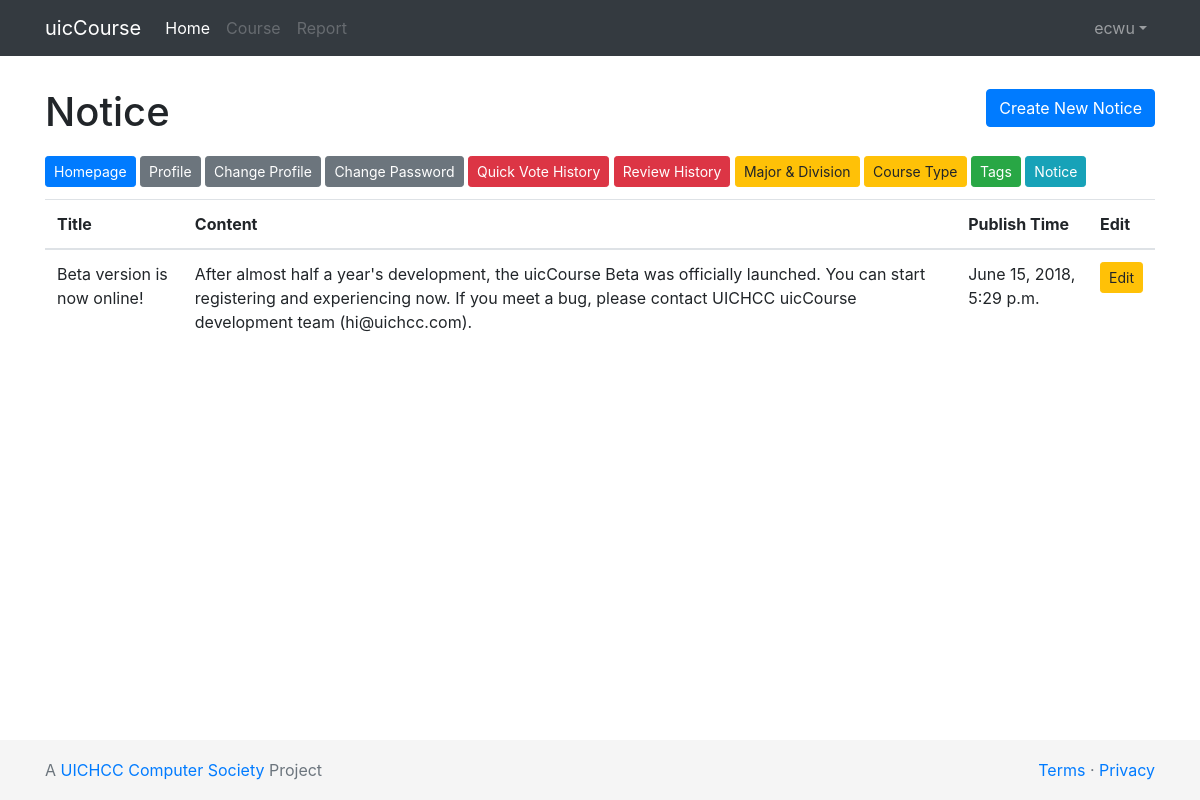
Page /dashboard/notices/ (signed in) on the committed database.
### dashboard/models.py (models this page shows, shortened)
class Notice(models.Model):
    title = models.CharField(max_length=128)
    content = models.TextField(default='')
    publish_date = models.DateTimeField(auto_now_add=True)
    update_time = models.DateTimeField(auto_now=True)
    is_visible = models.BooleanField(default=True)
    class Meta:
        ordering = ['-update_time']

### dashboard/views.py (the view)
# urls.py: path('dashboard/notices/', views.notice_page, name='notice_page'),
@staff_member_required
def notice_page(request):
    notices = Notice.objects.all()
    return render(request, 'dashboard/notice.html', {'notices': notices})

### dashboard/templates/dashboard/notice.html (shortened to what this page needs)
<!doctype html>
<html lang="en">
<head>
    <link href="https://cdn.bootcss.com/bootstrap/4.1.1/css/bootstrap.min.css" rel="stylesheet">
    {% load static %}
</head>
<body>
{% include "index/header.html" %}
{% include "index/messager.html" %}
<main role="main" class="container mb-5">
    <div class="d-flex justify-content-between align-items-center">
        <h1 class="mt-md-3">Notice</h1>
        {% if user.is_superuser or user.is_staff %}
        <a href="{% url 'notice_create' %}" class="btn btn-primary">Create New Notice</a>
        {% endif %}
    </div>
    {% include "dashboard/functions.html" %}
    <div class="table-responsive">
        <table class="table">
            <thead>
                <tr>
                    <th scope="col">Title</th>
                    <th scope="col">Content</th>
                    <th scope="col">Publish Time</th>
                    <th scope="col">Edit</th>
                </tr>
            </thead>
            <tbody>
                {% if notices %}
                    {% for notice in notices %}
                    <tr>
                        <td>{{ notice.title }}</td>
                        <td>{{ notice.content }}</td>
                        <td>{{ notice.publish_date }}</td>
                        <td><a href="{% url 'notice_modify' notice.id %}" class="btn btn-sm btn-warning">Edit</a></td>
                    {% endfor %}
                {% else %}
                    <tr>
                        <td colspan="5" class="text-center">No Record</td>
                    </tr>
                {% endif %}
            </tbody>
        </table>
    </div>
</main>
{% include "index/footer.html" %}
</body>
</html>

### dashboard/templates/index/header.html (shortened to what this page needs)
<header>
    <nav class="navbar navbar-expand-lg navbar-dark bg-dark">
        <div class="container">
            <a class="navbar-brand" href="{% url 'welcome_page' %}">uicCourse</a>
            <div class="collapse navbar-collapse" id="topNavigationBar">
                <ul class="navbar-nav mr-auto">
                    <li class="nav-item active">
                        <a class="nav-link" href="{% url 'welcome_page' %}">Home <span class="sr-only">(current)</span></a>
                    </li>
                    <li class="nav-item">
                        <a class="nav-link disabled" href="{% url 'course_list_page' %}">Course</a>
                    </li>
                    <li class="nav-item">
                        <a class="nav-link disabled" href="#">Report</a>
                    </li>
                </ul>
                <ul class="navbar-nav">
                    {% if user.is_anonymous %}
                    <li class="nav-item"><a class="nav-link" href="{% url 'login_page' %}">Login</a></li>
                    <li class="nav-item dropdown">
                        <a class="nav-link dropdown-toggle" href="#" id="topNavigationBarDropDown"
                           data-toggle="dropdown" aria-haspopup="true" aria-expanded="false">Sign up</a>
                        <div class="dropdown-menu dropdown-menu-right" aria-labelledby="topNavigationBarDropDown">
                            <a class="dropdown-item" href="{% url 'terms_page' %}">Terms of Service</a>
                            <a class="dropdown-item" href="{% url 'privacy_page' %}">Privacy Statement</a>
                            <a class="dropdown-item" href="{% url 'signup_page' %}">Sign Up</a>
                        </div>
                    </li>
                    {% else %}
                    <li class="nav-item dropdown">
                        <a class="nav-link dropdown-toggle" href="#" id="topNavigationBarDropDown"
                           data-toggle="dropdown" aria-haspopup="true" aria-expanded="false">{{ user.username }}</a>
                    </li>
                    {% endif %}
                </ul>
            </div>
        </div>
    </nav>
</header>

### dashboard/templates/dashboard/notice.html (style rules this page uses)
html { position: relative; min-height: 100%; }
body { margin-bottom: 60px; }

### rows in the picture
Notice: title "Beta version is now online!", content "After almost half a year's development, the uicCourse Beta was officially launched. You can start registering and experiencing now. If you meet a bug, please contact UICHCC uicCourse development team (hi@uichcc.com).", publish_date "June 15, 2018, 5:29 p.m."

### other values in the picture
{{ user.username }} "ecwu"
